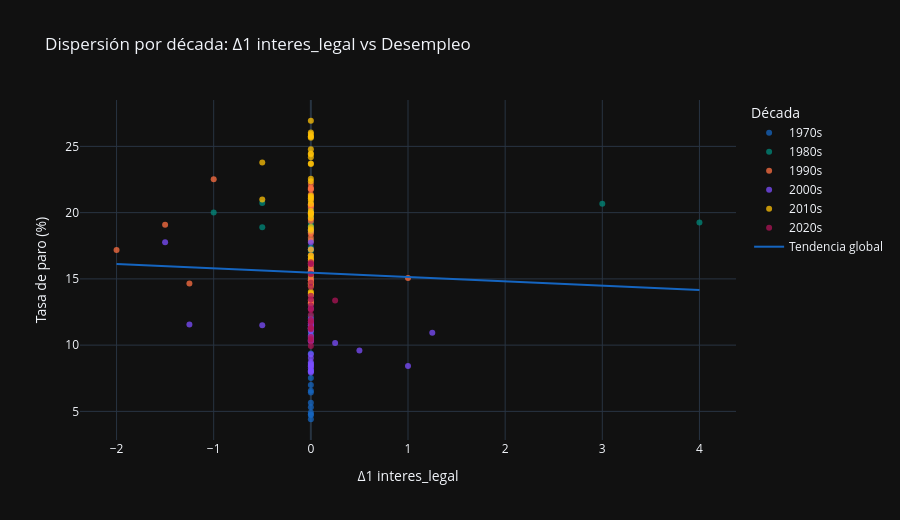

Notebook code cell kept with this figure:
### Markdown cell above
### Análisis:

La correlación global entre la `Δ1` del `interes_legal` y la tasa de paro es de -0,0305, prácticamente nula. El contraste con la correlación del nivel, que era de +0,346, positiva y moderada, es la confirmación cuantitativa de que aquella era espuria: la inducía la coincidencia temporal entre el régimen de tipos altos (1985-1998) y el periodo de desempleo estructuralmente elevado, no una relación entre la política de tipos y el empleo. Al diferenciar y quedarnos solo con los cambios efectivos del tipo, esa coincidencia desaparece y la asociación contemporánea se desvanece.

La correlación rodante a 20 trimestres oscila de forma inestable entre aproximadamente +0,45 y -0,55, con predominio de tramos negativos en 1990-1996, 2001-2012 y 2019-2021, y tramos positivos en 1984-1988, 1998-2000 y 2013-2016. Esta inestabilidad es consecuencia directa de la naturaleza escalonada de la serie: como la `Δ1` es nula casi siempre, cada ventana de correlación queda determinada por los pocos cambios de tipo que contiene, lo que produce oscilaciones de signo sin un patrón económico estable. La correlación global cercana a cero es el promedio de esos tramos de signo opuesto.

Para la caracterización de la variable, el resultado es claro: la variación del tipo legal no guarda relación contemporánea apreciable con el paro. La información económicamente relevante reside en su nivel, que define el régimen monetario, no en su variación; ese nivel queda disponible para los modelos que operan sobre series no estacionarias, mientras su aprovechamiento se difiere a la fase de feature engineering.

### Code cell
df_cross['decada'] = (df_cross.index.year // 10 * 10).astype(str) + 's'
paleta_decadas = ['#1565C0', '#00897B', '#FF7043', '#7C4DFF', '#FFC107', '#AD1457']

df_scatter = df_cross.reset_index().rename(columns={'index': 'fecha', df_cross.index.name or 'index': 'fecha'})
if 'fecha' not in df_scatter.columns:
    df_scatter.insert(0, 'fecha', df_cross.index.strftime('%Y-%m-%d'))
else:
    df_scatter['fecha'] = pd.to_datetime(df_scatter['fecha']).dt.strftime('%Y-%m-%d')

fig = px.scatter(
    df_scatter, x='tipos_interes', y='parados',
    color='decada',
    hover_data=['fecha'],
    trendline='ols',
    trendline_scope='overall',
    color_discrete_sequence=paleta_decadas,
    title=f'Dispersión por década: {main_s9_label} vs Desempleo',
    labels={
        'tipos_interes': main_s9_label,
        'parados': 'Tasa de paro (%)',
        'decada': 'Década', 'fecha': 'Fecha',
    },
)
fig.for_each_trace(lambda t: t.update(name='Tendencia global') if t.name == 'Overall Trendline' else None)
fig.update_traces(marker=dict(size=6, opacity=0.75))
fig.update_layout(height=520)
fig.show()

### Figure 1 — Plotly figure (JSON) as saved in the notebook; plotly's stock layout.template omitted (floating-point values rounded to 4 significant figures; data arrays with more than 128 entries replaced by an {"elided": "..."} marker saying what was removed)
{"data": [{"customdata": [["1976-07-01"], ["1976-10-01"], ["1977-01-01"], ["1977-04-01"], ["1977-07-01"], ["1977-10-01"], ["1978-01-01"], ["1978-04-01"], ["1978-07-01"], ["1978-10-01"], ["1979-01-01"], ["1979-04-01"], ["1979-07-01"], ["1979-10-01"]], "hovertemplate": "Década=1970s<br>Δ1 interes_legal=%{x}<br>Tasa de paro (%)=%{y}<br>Fecha=%{customdata[0]}<extra></extra>", "legendgroup": "1970s", "marker": {"color": "#1565C0", "opacity": 0.75, "size": 6, "symbol": "circle"}, "mode": "markers", "name": "1970s", "orientation": "v", "showlegend": true, "type": "scatter", "x": [0.0, 0.0, 0.0, 0.0, 0.0, 0.0, 0.0, 0.0, 0.0, 0.0, 0.0, 0.0, 0.0, 0.0], "xaxis": "x", "y": [4.407, 4.721, 4.92, 4.763, 5.318, 5.656, 6.418, 6.551, 6.998, 7.529, 8.025, 8.052, 8.579, 9.361], "yaxis": "y"}, {"customdata": [["1980-01-01"], ["1980-04-01"], ["1980-07-01"], ["1980-10-01"], ["1981-01-01"], ["1981-04-01"], ["1981-07-01"], ["1981-10-01"], ["1982-01-01"], ["1982-04-01"], ["1982-07-01"], ["1982-10-01"], ["1983-01-01"], ["1983-04-01"], ["1983-07-01"], ["1983-10-01"], ["1984-01-01"], ["1984-04-01"], ["1984-07-01"], ["1984-10-01"], ["1985-01-01"], ["1985-04-01"], ["1985-07-01"], ["1985-10-01"], ["1986-01-01"], ["1986-04-01"], ["1986-07-01"], ["1986-10-01"], ["1987-01-01"], ["1987-04-01"], ["1987-07-01"], ["1987-10-01"], ["1988-01-01"], ["1988-04-01"], ["1988-07-01"], ["1988-10-01"], ["1989-01-01"], ["1989-04-01"], ["1989-07-01"], ["1989-10-01"]], "hovertemplate": "Década=1980s<br>Δ1 interes_legal=%{x}<br>Tasa de paro (%)=%{y}<br>Fecha=%{customdata[0]}<extra></extra>", "legendgroup": "1980s", "marker": {"color": "#00897B", "opacity": 0.75, "size": 6, "symbol": "circle"}, "mode": "markers", "name": "1980s", "orientation": "v", "showlegend": true, "type": "scatter", "x": [0.0, 0.0, 0.0, 0.0, 0.0, 0.0, 0.0, 0.0, 0.0, 0.0, 0.0, 0.0, 0.0, 0.0, 0.0, 0.0, 0.0, 0.0, 4.0, 0.0, 3.0, 0.0, 0.0, 0.0, -0.5, 0.0, 0.0, 0.0, -1.0, 0.0, 0.0, 0.0, -0.5, 0.0, 0.0, 0.0, 0.0, 0.0, 0.0, 0.0], "xaxis": "x", "y": [10.44, 10.91, 11.26, 12.18, 13.09, 13.34, 13.78, 14.63, 15.12, 14.93, 15.5, 16.15, 16.78, 16.37, 16.64, 17.39, 18.94, 18.99, 19.25, 20.3, 20.68, 20.68, 20.44, 20.58, 20.72, 20.09, 19.66, 19.68, 20.0, 19.22, 18.92, 18.7, 18.9, 18.52, 17.93, 17.22, 17.12, 16.15, 15.46, 15.74], "yaxis": "y"}, {"customdata": [["1990-01-01"], ["1990-04-01"], ["1990-07-01"], ["1990-10-01"], ["1991-01-01"], ["1991-04-01"], ["1991-07-01"], ["1991-10-01"], ["1992-01-01"], ["1992-04-01"], ["1992-07-01"], ["1992-10-01"], ["1993-01-01"], ["1993-04-01"], ["1993-07-01"], ["1993-10-01"], ["1994-01-01"], ["1994-04-01"], ["1994-07-01"], ["1994-10-01"], ["1995-01-01"], ["1995-04-01"], ["1995-07-01"], ["1995-10-01"], ["1996-01-01"], ["1996-04-01"], ["1996-07-01"], ["1996-10-01"], ["1997-01-01"], ["1997-04-01"], ["1997-07-01"], ["1997-10-01"], ["1998-01-01"], ["1998-04-01"], ["1998-07-01"], ["1998-10-01"], ["1999-01-01"], ["1999-04-01"], ["1999-07-01"], ["1999-10-01"]], "hovertemplate": "Década=1990s<br>Δ1 interes_legal=%{x}<br>Tasa de paro (%)=%{y}<br>Fecha=%{customdata[0]}<extra></extra>", "legendgroup": "1990s", "marker": {"color": "#FF7043", "opacity": 0.75, "size": 6, "symbol": "circle"}, "mode": "markers", "name": "1990s", "orientation": "v", "showlegend": true, "type": "scatter", "x": [0.0, 1.0, 0.0, 0.0, 0.0, 0.0, 0.0, 0.0, 0.0, 0.0, 0.0, 0.0, 0.0, 0.0, 0.0, 0.0, -1.0, 0.0, 0.0, 0.0, 0.0, 0.0, 0.0, 0.0, 0.0, 0.0, 0.0, 0.0, -1.5, 0.0, 0.0, 0.0, -2.0, 0.0, 0.0, 0.0, -1.25, 0.0, 0.0, 0.0], "xaxis": "x", "y": [15.58, 15.08, 14.69, 14.9, 14.89, 14.65, 15.06, 15.59, 16.01, 16.28, 16.78, 18.41, 19.94, 20.38, 21.02, 21.88, 22.52, 22.17, 21.75, 21.8, 21.37, 20.58, 20.51, 20.6, 20.62, 19.96, 19.54, 19.38, 19.08, 18.51, 18.1, 17.86, 17.19, 16.5, 16.13, 15.78, 14.65, 13.39, 13.19, 13.16], "yaxis": "y"}, {"customdata": [["2000-01-01"], ["2000-04-01"], ["2000-07-01"], ["2000-10-01"], ["2001-01-01"], ["2001-04-01"], ["2001-07-01"], ["2001-10-01"], ["2002-01-01"], ["2002-04-01"], ["2002-07-01"], ["2002-10-01"], ["2003-01-01"], ["2003-04-01"], ["2003-07-01"], ["2003-10-01"], ["2004-01-01"], ["2004-04-01"], ["2004-07-01"], ["2004-10-01"], ["2005-01-01"], ["2005-04-01"], ["2005-07-01"], ["2005-10-01"], ["2006-01-01"], ["2006-04-01"], ["2006-07-01"], ["2006-10-01"], ["2007-01-01"], ["2007-04-01"], ["2007-07-01"], ["2007-10-01"], ["2008-01-01"], ["2008-04-01"], ["2008-07-01"], ["2008-10-01"], ["2009-01-01"], ["2009-04-01"], ["2009-07-01"], ["2009-10-01"]], "hovertemplate": "Década=2000s<br>Δ1 interes_legal=%{x}<br>Tasa de paro (%)=%{y}<br>Fecha=%{customdata[0]}<extra></extra>", "legendgroup": "2000s", "marker": {"color": "#7C4DFF", "opacity": 0.75, "size": 6, "symbol": "circle"}, "mode": "markers", "name": "2000s", "orientation": "v", "showlegend": true, "type": "scatter", "x": [0.0, 0.0, 0.0, 0.0, 1.25, 0.0, 0.0, 0.0, -1.25, 0.0, 0.0, 0.0, 0.0, 0.0, 0.0, 0.0, -0.5, 0.0, 0.0, 0.0, 0.25, 0.0, 0.0, 0.0, 0.0, 0.0, 0.0, 0.0, 1.0, 0.0, 0.0, 0.0, 0.5, 0.0, 0.0, 0.0, 0.0, -1.5, 0.0, 0.0], "xaxis": "x", "y": [12.76, 11.79, 11.61, 11.48, 10.94, 10.35, 10.3, 10.63, 11.55, 11.15, 11.49, 11.61, 11.99, 11.28, 11.3, 11.37, 11.5, 11.09, 10.74, 10.53, 10.17, 9.319, 8.411, 8.705, 9.027, 8.443, 8.084, 8.264, 8.419, 7.932, 8.006, 8.57, 9.603, 10.36, 11.23, 13.79, 17.24, 17.77, 17.75, 18.66], "yaxis": "y"}, {"customdata": [["2010-01-01"], ["2010-04-01"], ["2010-07-01"], ["2010-10-01"], ["2011-01-01"], ["2011-04-01"], ["2011-07-01"], ["2011-10-01"], ["2012-01-01"], ["2012-04-01"], ["2012-07-01"], ["2012-10-01"], ["2013-01-01"], ["2013-04-01"], ["2013-07-01"], ["2013-10-01"], ["2014-01-01"], ["2014-04-01"], ["2014-07-01"], ["2014-10-01"], ["2015-01-01"], ["2015-04-01"], ["2015-07-01"], ["2015-10-01"], ["2016-01-01"], ["2016-04-01"], ["2016-07-01"], ["2016-10-01"], ["2017-01-01"], ["2017-04-01"], ["2017-07-01"], ["2017-10-01"], ["2018-01-01"], ["2018-04-01"], ["2018-07-01"], ["2018-10-01"], ["2019-01-01"], ["2019-04-01"], ["2019-07-01"], ["2019-10-01"]], "hovertemplate": "Década=2010s<br>Δ1 interes_legal=%{x}<br>Tasa de paro (%)=%{y}<br>Fecha=%{customdata[0]}<extra></extra>", "legendgroup": "2010s", "marker": {"color": "#FFC107", "opacity": 0.75, "size": 6, "symbol": "circle"}, "mode": "markers", "name": "2010s", "orientation": "v", "showlegend": true, "type": "scatter", "x": [0.0, 0.0, 0.0, 0.0, 0.0, 0.0, 0.0, 0.0, 0.0, 0.0, 0.0, 0.0, 0.0, 0.0, 0.0, 0.0, 0.0, 0.0, 0.0, 0.0, -0.5, 0.0, 0.0, 0.0, -0.5, 0.0, 0.0, 0.0, 0.0, 0.0, 0.0, 0.0, 0.0, 0.0, 0.0, 0.0, 0.0, 0.0, 0.0, 0.0], "xaxis": "x", "y": [19.84, 19.89, 19.59, 20.11, 21.08, 20.64, 21.28, 22.56, 24.19, 24.4, 24.79, 25.77, 26.94, 26.06, 25.65, 25.73, 25.93, 24.47, 23.67, 23.7, 23.78, 22.37, 21.18, 20.9, 21.0, 20.0, 18.91, 18.63, 18.75, 17.22, 16.38, 16.55, 16.74, 15.28, 14.55, 14.45, 14.7, 14.02, 13.92, 13.78], "yaxis": "y"}, {"customdata": [["2020-01-01"], ["2020-04-01"], ["2020-07-01"], ["2020-10-01"], ["2021-01-01"], ["2021-04-01"], ["2021-07-01"], ["2021-10-01"], ["2022-01-01"], ["2022-04-01"], ["2022-07-01"], ["2022-10-01"], ["2023-01-01"], ["2023-04-01"], ["2023-07-01"], ["2023-10-01"], ["2024-01-01"], ["2024-04-01"], ["2024-07-01"], ["2024-10-01"], ["2025-01-01"], ["2025-04-01"], ["2025-07-01"], ["2025-10-01"]], "hovertemplate": "Década=2020s<br>Δ1 interes_legal=%{x}<br>Tasa de paro (%)=%{y}<br>Fecha=%{customdata[0]}<extra></extra>", "legendgroup": "2020s", "marker": {"color": "#AD1457", "opacity": 0.75, "size": 6, "symbol": "circle"}, "mode": "markers", "name": "2020s", "orientation": "v", "showlegend": true, "type": "scatter", "x": [0.0, 0.0, 0.0, 0.0, 0.0, 0.0, 0.0, 0.0, 0.0, 0.0, 0.0, 0.0, 0.25, 0.0, 0.0, 0.0, 0.0, 0.0, 0.0, 0.0, 0.0, 0.0, 0.0, 0.0], "xaxis": "x", "y": [14.41, 15.33, 16.26, 16.13, 16.14, 15.39, 14.71, 13.44, 13.73, 12.69, 12.73, 12.99, 13.38, 11.67, 11.89, 11.8, 12.29, 11.27, 11.21, 10.61, 11.36, 10.29, 10.45, 9.932], "yaxis": "y"}, {"hovertemplate": "<b>OLS trendline</b><br>parados = -0.327725 * tipos_interes + 15.473<br>R<sup>2</sup>=0.000932<br><br>Δ1 interes_legal=%{x}<br>Tasa de paro (%)=%{y} <b>(trend)</b><extra></extra>", "legendgroup": "Overall Trendline", "line": {"color": "#1565C0"}, "marker": {"opacity": 0.75, "size": 6}, "mode": "lines", "name": "Tendencia global", "showlegend": true, "type": "scatter", "x": {"elided": "198 float values"}, "xaxis": "x", "y": {"elided": "198 float values"}, "yaxis": "y"}], "layout": {"height": 520, "legend": {"title": {"text": "Década"}, "tracegroupgap": 0}, "title": {"text": "Dispersión por década: Δ1 interes_legal vs Desempleo"}, "xaxis": {"anchor": "y", "domain": [0.0, 1.0], "title": {"text": "Δ1 interes_legal"}}, "yaxis": {"anchor": "x", "domain": [0.0, 1.0], "title": {"text": "Tasa de paro (%)"}}}}
